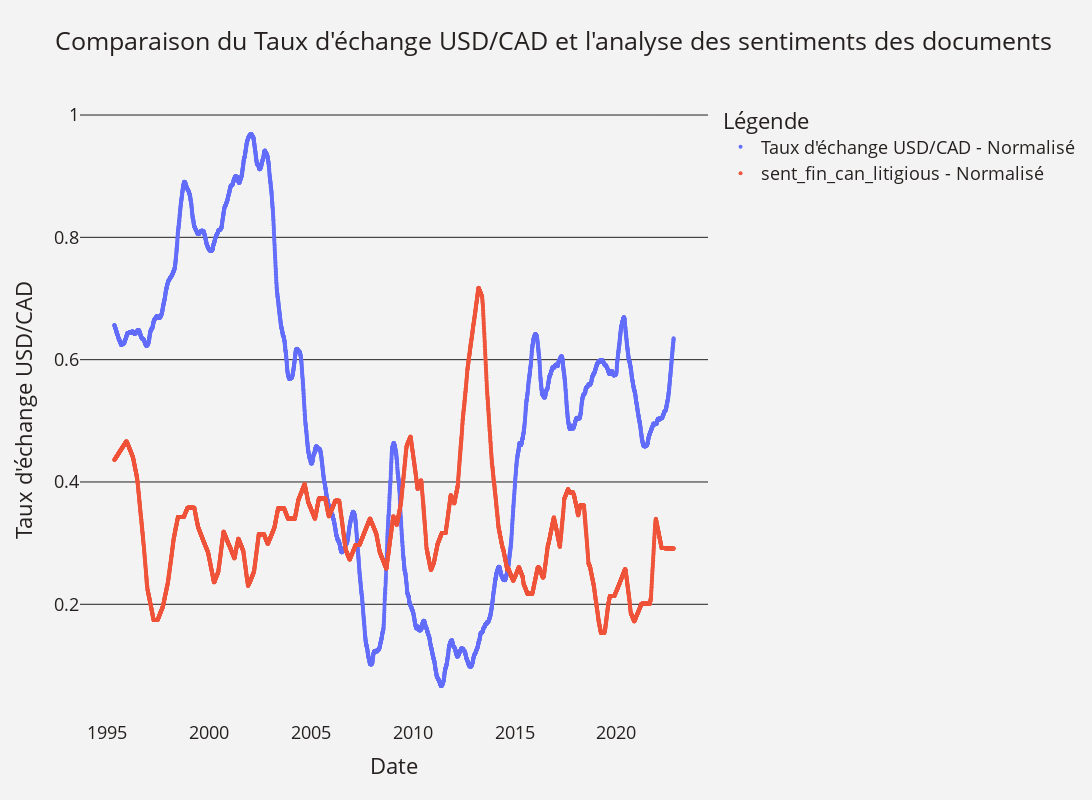

The notebook cell this image was saved under:
### Code cell
import plotly.graph_objects as go
import pandas as pd
import datetime

from plotly.graph_objs import *
from scipy import signal



fig = go.Figure()

def normalize(df):
    result = df.copy()
    for feature_name in df.columns:
        max_value = df[feature_name].max()
        min_value = df[feature_name].min()
        result[feature_name] = (df[feature_name] - min_value) / (max_value - min_value)
    return result

norm_df = normalize( df[[ "rate", "sent_bert_us_fin", 'sent_fin_can_litigious', "sent_bert_can_fin_sentiment", "sent_fin_us_strong_modal", "sent_fin_us_litigious", "sent_fin_can_optimistic"]])


# fig.add_scatter(x=df['date'], y=norm_df['rate'], mode='lines', name="Taux d'échange USD/CAD - Normalisé",  line = dict( width=2))
# fig.add_scatter(x=df['date'], y=df['sent_bert_us_fin'], mode='lines', name="Taux d'échange USD/CAD réel",  line = dict( width=2))


fig.add_trace(go.Scatter(
    x=df['date'],
    y=signal.savgol_filter(norm_df['rate'],
                           100, # window size used for filtering
                           1), # order of fitted polynomial
    mode='markers',
    marker=dict(
        size=4
    ),
    name= "Taux d'échange USD/CAD - Normalisé"
))

# fig.add_trace(go.Scatter(
#     x=df['date'],
#     y=signal.savgol_filter(norm_df['sent_bert_us_fin'],
#                            100, # window size used for filtering
#                            1), # order of fitted polynomial
#     mode='markers',
#     marker=dict(
#         size=4
#     ),
#     name= "BERT-Fiance - US - Normalisé"
# ))

# fig.add_trace(go.Scatter(
#     x=df['date'],
#     y=signal.savgol_filter(norm_df['sent_bert_can_fin_sentiment'],
#                            300, # window size used for filtering
#                            1), # order of fitted polynomial
#     mode='markers',
#     marker=dict(
#         size=4,
#     ),
#     name="BERT-Fiance - CAN - Normalisé"
# ))

fig.add_trace(go.Scatter(
    x=df['date'],
    y=signal.savgol_filter(norm_df['sent_fin_can_litigious'],
                           300, # window size used for filtering
                           1), # order of fitted polynomial
    mode='markers',
    marker=dict(
        size=4,
    ),
    name="sent_fin_can_litigious - Normalisé "
))




fig.update_xaxes(showgrid=False, gridwidth=1, gridcolor='#262020')
fig.update_yaxes(showgrid=True, gridwidth=1, gridcolor='#262020')
fig.update_layout(
    title="Comparaison du Taux d'échange USD/CAD et l'analyse des sentiments des documents",
    xaxis_title="Date",
    yaxis_title="Taux d'échange USD/CAD",
    legend_title="Légende",
    font=dict(
        size=18,
        color="#262020"
    ),
    width=1600, height=800,
    paper_bgcolor='#F2F3F2',
    plot_bgcolor='#F2F3F2',
)

fig.show()

### Figure 1 — Plotly figure (JSON) as saved in the notebook; plotly's stock layout.template omitted (floating-point values rounded to 4 significant figures; data arrays with more than 128 entries replaced by an {"elided": "..."} marker saying what was removed)
{"data": [{"marker": {"size": 4}, "mode": "markers", "name": "Taux d'échange USD/CAD - Normalisé", "type": "scatter", "x": {"elided": "6902 str values"}, "y": {"elided": "6902 float values"}}, {"marker": {"size": 4}, "mode": "markers", "name": "sent_fin_can_litigious - Normalisé ", "type": "scatter", "x": {"elided": "6902 str values"}, "y": {"elided": "6902 float values"}}], "layout": {"font": {"color": "#262020", "size": 18}, "height": 800, "legend": {"title": {"text": "Légende"}}, "paper_bgcolor": "#F2F3F2", "plot_bgcolor": "#F2F3F2", "title": {"text": "Comparaison du Taux d'échange USD/CAD et l'analyse des sentiments des documents"}, "width": 1600, "xaxis": {"gridcolor": "#262020", "gridwidth": 1, "showgrid": false, "title": {"text": "Date"}}, "yaxis": {"gridcolor": "#262020", "gridwidth": 1, "showgrid": true, "title": {"text": "Taux d'échange USD/CAD"}}}}
